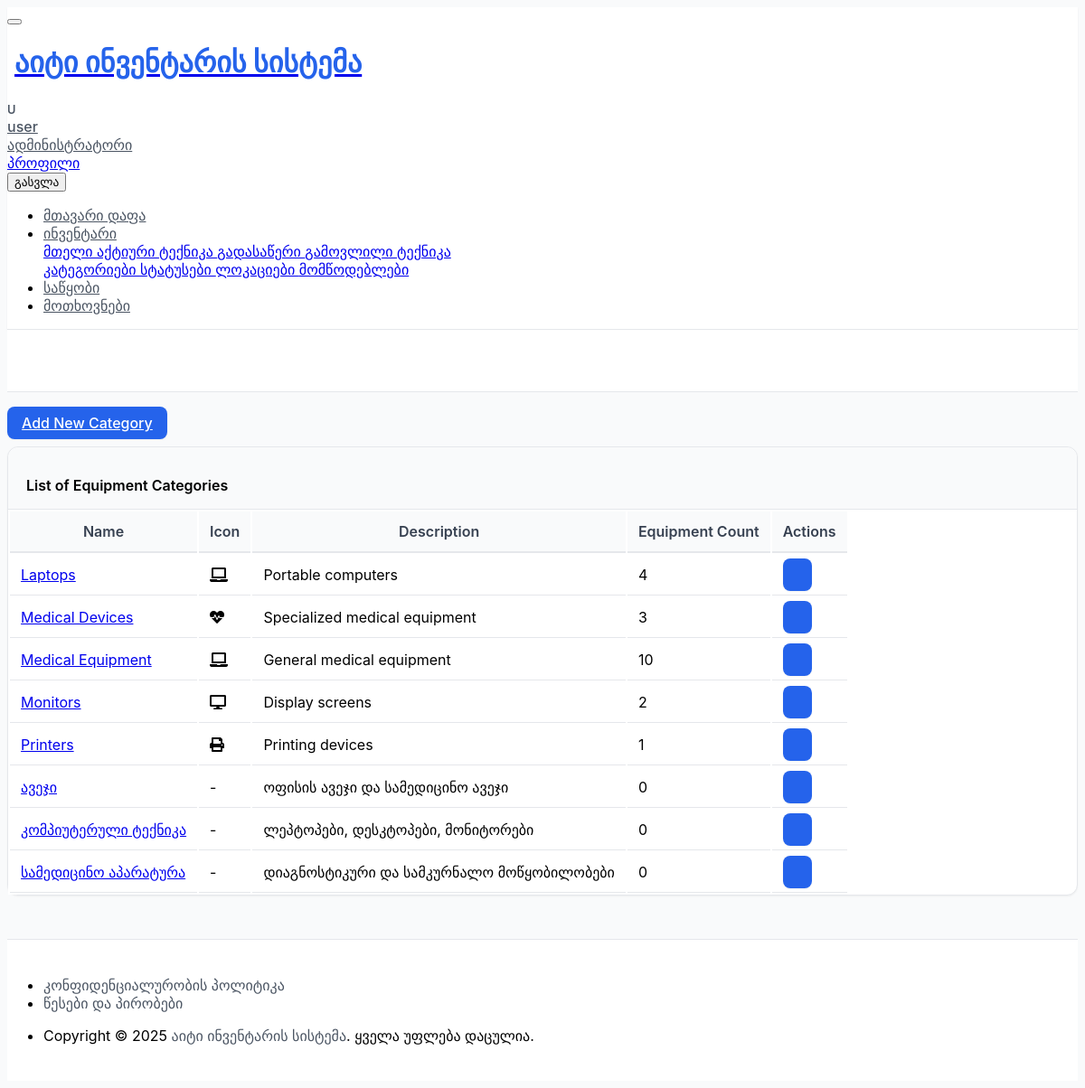
/inventory/categories/ (signed in), run on the app's committed database.
### inventory/models.py (models this page shows, shortened)
class Category(models.Model):
    name = models.CharField(
        _("Category Name"),
        max_length=100,
        unique=True,
        help_text=_("ტექნიკის ფიზიკური კატეგორიის დასახელება (მაგ., ლეპტოპი, პრინტერი, მონიტორი).")
    )
    description = models.TextField(
        _("Description"),
        blank=True,
        null=True,
        help_text=_("კატეგორიის მოკლე აღწერა (არასავალდებულო).")
    )
    icon = models.CharField(
        _("Icon Class (Optional)"),
        max_length=50,
        blank=True,
        null=True,
        help_text=_("Font Awesome ან მსგავსი ბიბლიოთეკის ხატულას კლასი (მაგ., 'fas fa-laptop').")
    )
    class Meta:
        verbose_name = _("Equipment Category")
        verbose_name_plural = _("Equipment Categories")
        ordering = ['name']

### inventory/views.py (the view)
# urls.py: path('categories/', views.CategoryListView.as_view(), name='category_list'),
class CategoryListView(LoginRequiredMixin, PermissionRequiredMixin, ListView):
    model = Category
    template_name = 'inventory/category_list.html'
    context_object_name = 'categories'
    permission_required = 'inventory.view_category'
    paginate_by = 10
    def get_context_data(self, **kwargs):
        context = super().get_context_data(**kwargs)
        context['page_title'] = _("Equipment Categories")
        context['can_add_category'] = self.request.user.has_perm('inventory.add_category')
        return context

### inventory/templates/inventory/category_list.html (shortened to what this page needs)
{% extends "core/base.html" %}
{% load i18n static %}
{% block content %}
<div class="container-xl">
    <div class="d-flex justify-content-end mb-3">
        {% if perms.inventory.add_category %}
        <a href="{% url 'inventory:category_create' %}" class="btn btn-primary">
             {% trans "Add New Category" %}
        </a>
        {% endif %}
    </div>
    <div class="card">
        <div class="card-header">
            <h3 class="card-title">{% trans "List of Equipment Categories" %}</h3>
        </div>
        {% if categories %}
            <div class="table-responsive">
                <table class="table table-vcenter card-table table-striped table-hover">
                    <thead>
                        <tr>
                            <th>{% trans "Name" %}</th>
                            <th>{% trans "Icon" %}</th>
                            <th>{% trans "Description" %}</th>
                            <th>{% trans "Equipment Count" %}</th>
                            <th class="w-1">{% trans "Actions" %}</th>
                        </tr>
                    </thead>
                    <tbody>
                    {% for category in categories %}
                        <tr>
                            <td>
                                {% if perms.inventory.change_category %}
                                    <a href="{% url 'inventory:category_update' category.pk %}">{{ category.name }}</a>
                                {% else %}
                                    {{ category.name }}
                                {% endif %}
                            </td>
                            <td data-label="{% trans "Icon" %}">
                                {% if category.icon %}<i class="{{ category.icon }} icon"></i>{% else %}-{% endif %}
                            </td>
                            <td data-label="{% trans "Description" %}">{{ category.description|truncatewords:15|default:"-" }}</td>
                            <td data-label="{% trans "Equipment Count" %}">{{ category.equipment_items.count }}</td>
                            <td>
                                <div class="btn-list flex-nowrap">
                                    {% if perms.inventory.change_category %}
                                    <a href="{% url 'inventory:category_update' category.pk %}" class="btn btn-primary" title="{% trans "Edit" %}">
                                    </a>
                                    {% endif %}
                                </div>
                            </td>
                        </tr>
                    {% endfor %}
                    </tbody>
                </table>
            </div>
        {% endif %}
    </div>
</div>
{% endblock content %}

### core/templates/core/_navigation.html (shortened to what this page needs)
{% load i18n static %}
<header class="navbar navbar-expand-md d-print-none navbar-light navbar-sticky">
    <div class="container-xl">
        <button class="navbar-toggler" type="button" data-bs-toggle="collapse" data-bs-target="#navbar-menu" aria-controls="navbar-menu" aria-expanded="false" aria-label="{% trans 'მენიუს გახსნა' %}">
        </button>
        <h1 class="navbar-brand navbar-brand-autodark d-none-navbar-horizontal pe-0 pe-md-3">
            <a href="{% url 'core:dashboard' %}" aria-label="{% trans 'მთავარი გვერდი' %}">
                <span class="d-none d-sm-inline-block fw-bold text-primary">{% trans "აიტი ინვენტარის სისტემა" %}</span>
            </a>
        </h1>
        <div class="navbar-nav flex-row order-md-last">
            {% if user.is_authenticated %}
                <div class="nav-item dropdown">
                    <a href="#" class="nav-link d-flex lh-1 text-reset p-0" data-bs-toggle="dropdown" aria-label="{% trans 'მომხმარებლის მენიუს გახსნა' %}">
                        <span class="avatar avatar-sm bg-primary text-white">{{ user.get_username|slice:":1"|upper }}</span>
                        <div class="d-none d-xl-block ps-2">
                            <div class="fw-medium">{{ user.get_username }}</div>
                            <div class="mt-1 small text-muted">{% if user.is_staff %}{% trans "ადმინისტრატორი" %}{% else %}{% trans "მომხმარებელი" %}{% endif %}</div>
                        </div>
                    </a>
                    <div class="dropdown-menu dropdown-menu-end dropdown-menu-arrow">
                        <a href="#" class="dropdown-item"> {% trans "პროფილი" %}</a>
                        <form id="logout-form-nav" method="post" action="{% url 'core:logout' %}" class="mb-0">
                            <button type="submit" class="dropdown-item"> {% trans "გასვლა" %}</button>
                        </form>
                    </div>
                </div>
            {% endif %}
        </div>
        <div class="collapse navbar-collapse" id="navbar-menu">
            <ul class="navbar-nav mt-2 mt-md-0">
                <li class="nav-item {% if request.resolver_match.url_name == 'dashboard' and request.resolver_match.namespace == 'core' %}active{% endif %}">
                    <a class="nav-link" href="{% url 'core:dashboard' %}">
                        <span class="nav-link-title">{% trans "მთავარი დაფა" %}</span>
                    </a>
                </li>
                {% if user.is_authenticated %}
                    {% if user.is_staff %}
                        <li class="nav-item dropdown {% if request.resolver_match.app_name == 'inventory' %}active{% endif %}">
                            <a class="nav-link dropdown-toggle" href="#navbar-inventory" data-bs-toggle="dropdown" data-bs-auto-close="outside" role="button" aria-expanded="false">
                                <span class="nav-link-title">
                                    {% trans "ინვენტარი" %}
                                </span>
                            </a>
                            <div class="dropdown-menu">
                                <a class="dropdown-item {% if request.resolver_match.url_name == 'equipment_list' %}active{% endif %}" href="{% url 'inventory:equipment_list' %}">
                                    {% trans "მთელი აქტიური ტექნიკა" %}
                                </a>
                                <a class="dropdown-item {% if request.resolver_match.url_name == 'marked_for_write_off_list' %}active{% endif %}" href="{% url 'inventory:marked_for_write_off_list' %}">
                                    {% trans "გადასაწერი" %}
                                </a>
                                <a class="dropdown-item {% if request.resolver_match.url_name == 'decommissioned_list' %}active{% endif %}" href="{% url 'inventory:decommissioned_list' %}">
                                    {% trans "გამოვლილი ტექნიკა" %}
                                </a>
                                <a class="dropdown-item {% if request.resolver_match.url_name == 'category_list' %}active{% endif %}" href="{% url 'inventory:category_list' %}">
                                    {% trans "კატეგორიები" %}
                                </a>
                                <a class="dropdown-item {% if request.resolver_match.url_name == 'status_list' %}active{% endif %}" href="{% url 'inventory:status_list' %}">
                                    {% trans "სტატუსები" %}
                                </a>
                                <a class="dropdown-item {% if request.resolver_match.url_name == 'location_list' %}active{% endif %}" href="{% url 'inventory:location_list' %}">
                                    {% trans "ლოკაციები" %}
                                </a>
                                <a class="dropdown-item {% if request.resolver_match.url_name == 'supplier_list' %}active{% endif %}" href="{% url 'inventory:supplier_list' %}">
                                    {% trans "მომწოდებლები" %}
                                </a>
                            </div>
                        </li>
                        <li class="nav-item {% if request.resolver_match.app_name == 'warehouse' and request.resolver_match.url_name == 'stockitem_list' %}active{% endif %}">
                            <a class="nav-link" href="{% url 'warehouse:stockitem_list' %}">
                                <span class="nav-link-title">{% trans "საწყობი" %}</span>
                            </a>
                        </li>
                        <li class="nav-item {% if request.resolver_match.app_name == 'requests_app' and request.resolver_match.url_name == 'admin_request_list' %}active{% endif %}">
                            <a class="nav-link" href="{% url 'requests_app:admin_request_list' %}">
                                <span class="nav-link-title">{% trans "მოთხოვნები" %}</span>
                            </a>
                        </li>
                    {% endif %}
                {% endif %}
            </ul>
        </div>
    </div>
</header>

### static/core/css/custom.css (style rules this page uses)
:root { --primary-color: #2563eb; --primary-light: #eff6ff; --secondary-color: #64748b; --success-color: #059669; --success-light: #ecfdf5; --warning-color: #d97706; --warning-light: #fffbeb; --danger-color: #dc2626; --danger-light: #fef2f2; --info-color: #0891b2; --info-light: #f0f9ff; --light-bg: #f8fafc; --white-bg: #ffffff; --gray-50: #f9fafb; --gray-100: #f3f4f6; --gray-200: #e5e7eb; --gray-300: #d1d5db; --gray-600: #4b5563; --gray-700: #374151; --shadow-sm: 0 1px 2px 0 rgb(0 0 0 / 0.05); --shadow-md: 0 4px 6px -1px rgb(0 0 0 / 0.1), 0 2px 4px -2px rgb(0 0 0 / 0.1); --shadow-lg: 0 10px 15px -3px rgb(0 0 0 / 0.1), 0 4px 6px -4px rgb(0 0 0 / 0.1); }
body { background-color: var(--gray-50) !important; font-family: 'Inter', -apple-system, BlinkMacSystemFont, "Segoe UI", Roboto, sans-serif; }
.card { background-color: var(--white-bg); border: 1px solid var(--gray-200); box-shadow: var(--shadow-sm); border-radius: 12px; transition: all 0.2s ease-in-out; }
.btn { border-radius: 8px; font-weight: 500; padding: 0.5rem 1rem; transition: all 0.2s ease-in-out; box-shadow: var(--shadow-sm); }
.btn-primary { background-color: var(--primary-color); border-color: var(--primary-color); color: white; }
.navbar { background-color: var(--white-bg) !important; border-bottom: 1px solid var(--gray-200); box-shadow: var(--shadow-sm); }
.navbar-brand { font-weight: 700; color: var(--primary-color) !important; }
.nav-link { color: var(--gray-600) !important; font-weight: 500; transition: color 0.2s ease-in-out; }
.card-header { background-color: var(--gray-50); border-bottom: 1px solid var(--gray-200); border-radius: 12px 12px 0 0 !important; padding: 1rem 1.25rem; }
.avatar { border-radius: 50%; display: inline-flex; align-items: center; justify-content: center; font-weight: 600; text-transform: uppercase; }
.text-muted { color: var(--gray-600) !important; }
.fw-medium { font-weight: 500 !important; }
.mb-3 { margin-bottom: 1rem !important; }
.text-primary { color: var(--primary-color) !important; }
.table { background-color: var(--white-bg); }
.table th { background-color: var(--gray-50); border-bottom: 2px solid var(--gray-200); font-weight: 600; color: var(--gray-700); padding: 0.75rem; }
.table td { padding: 0.75rem; border-bottom: 1px solid var(--gray-200); vertical-align: middle; }
.card-title { font-size: 1rem; font-weight: 600; }
.card-header .card-title { margin-bottom: 0; }
.avatar { font-weight: 600; font-size: 0.8rem; }

### data on the page
Category: name "Laptops", description "Portable computers", equipment_items.count "4"
Category: name "Medical Devices", description "Specialized medical equipment", equipment_items.count "3"
Category: name "Medical Equipment", description "General medical equipment", equipment_items.count "10"
Category: name "Monitors", description "Display screens", equipment_items.count "2"
Category: name "Printers", description "Printing devices", equipment_items.count "1"
Category: name "ავეჯი", description "ოფისის ავეჯი და სამედიცინო ავეჯი", equipment_items.count "0"
Category: name "კომპიუტერული ტექნიკა", description "ლეპტოპები, დესკტოპები, მონიტორები", equipment_items.count "0"
Category: name "სამედიცინო აპარატურა", description "დიაგნოსტიკური და სამკურნალო მოწყობილობები", equipment_items.count "0"

### other printed values
{{ user.get_username|slice:":1"|upper }} "U"
{{ user.get_username }} "user"
